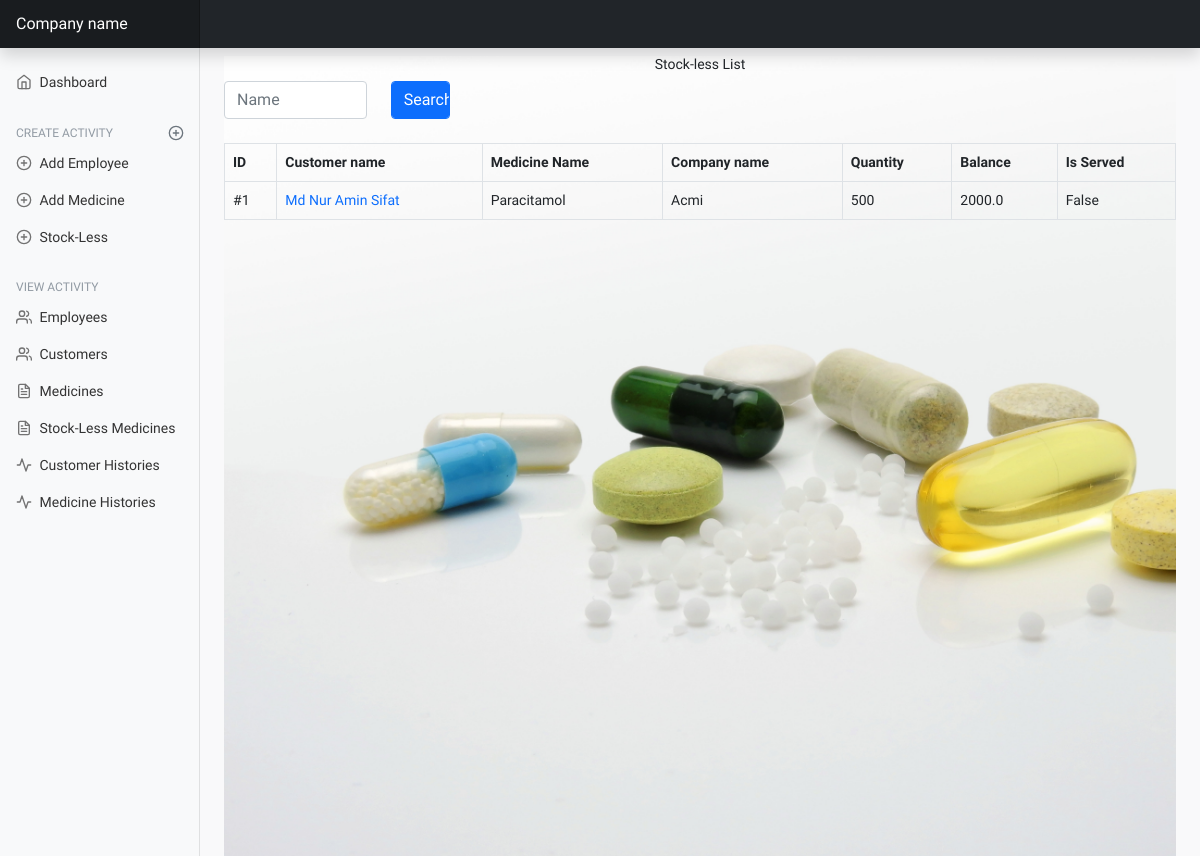
The app's page /stock-less-list/ with its own data.
### mainApp/models/stockless.py (models this page shows, shortened)
class StockLessMedicine(TimeStamp, Common):
    customer = models.CharField(max_length=255, blank=True, null=True)
    medicine_name = models.CharField(max_length=255, unique=True, null=True, blank=True)
    company_name = models.CharField(max_length=255, null=True, blank=True)
    description = models.TextField(blank=True, null=True, default='')
    original_price = models.FloatField(blank=True, null=True)
    selling_price = models.FloatField(blank=True, null=True)
    quantity = models.IntegerField()
    is_served = models.BooleanField(default=False)
    def balance(self):
        if (self.quantity is not None and self.selling_price is not None) or (
                self.quantity > 0 and self.selling_price > 0):
            return self.quantity * self.selling_price
        else:
            return 0

### mainApp/views/stockless_view.py (the view)
# urls.py: path('stock-less-list/', stockless_view.StockLessList.as_view(), name="stock-less-list")
class StockLessList(View):
    def get(self, request):
        stock_less = StockLessMedicine.objects.all()
        search = request.GET.get('q')
        if search:
            stock_less = StockLessMedicine.objects.filter(
                customer__icontains=search
            ).distinct()
        page = request.GET.get('page', 1)
        paginator = Paginator(stock_less, per_page=10)
        try:
            stock_less = paginator.page(page)
        except PageNotAnInteger as e:
            stock_less = paginator.page(1)
        except EmptyPage:
            stock_less = Paginator.page(paginator.num_pages)
        return render(request, 'stockless/stock_list.html', {
            'stock_less': stock_less,
        })

### mainApp/templatetags/id_filter.py (called while the page is built)
def id_filter(value):
    customer = Customer.objects.get(customer_name=value)
    return customer.id

### mainApp/templates/stockless/stock_list.html (shortened to what this page needs)
{% extends 'base.html' %}
{% load id_filter %}
{% load static %}
{% block content %}
    <div style='background: url("{% static 'images/medicine-list.jpg' %}");background-repeat: no-repeat;
            background-size: cover;
            min-height: 100vh;
            z-index: -1;
            '>
        <h6 class="text-center mt-2">Stock-less List</h6>
        <div class="col-lg-6 col-md-6 col-sm-12 text-center mb-4 align-items-center">
            <form class="row mb-4" method="GET">
                <div class="col-md-4">
                    <input type="text" name="q" class="form-control" placeholder="Name"
                           aria-label="First name">
                </div>
                <div class="col-md-2">
                    <input type="submit" class="form-control btn btn-primary" VALUE="Search"/>
                </div>
            </form>
        </div>
        <table id="example" class="table table-bordered" style="width:100%">
            <thead>
            <tr>
                <th>ID</th>
                <th>Customer name</th>
                <th>Medicine Name</th>
                <th>Company name</th>
                <th>Quantity</th>
                <th>Balance</th>
                <th>Is Served</th>
            </tr>
            </thead>
            <tbody id="tbody">
            {% for stock in stock_less %}
                {% if  stock.customer %}
                    <tr>
                        <td>#{{ forloop.counter }} </td>
                        <td><a style="text-decoration: none"
                               href="{% url 'customer-profile' stock.customer|id_filter %}">{{ stock.customer }}</a>
                        </td>
                        <td>{{ stock.medicine_name }}</td>
                        <td>{{ stock.company_name }}</td>
                        <td>{{ stock.quantity }}</td>
                        <td>{{ stock.balance }}</td>
                        <td>{{ stock.is_served }}</td>
                    </tr>
                {% endif %}
            {% endfor %}
            </tbody>
        </table>
    </div>
{% endblock content %}

### mainApp/static/dashboard/dashboard.css (style rules this page uses)
body { font-size: .875rem; }

### mainApp/static/table/profile.css (style rules this page uses)
body { background-color: #f9f9fa }
h6 { font-size: 14px }

### mainApp/templates/base.html (style rules this page uses)
body { font-family: 'Pattaya', sans-serif; font-family: 'Reggae One', cursive; }

### records on screen
StockLessMedicine: customer "Md Nur Amin Sifat", medicine_name "Paracitamol", company_name "Acmi", quantity "500", balance "2000.0", is_served "False"
